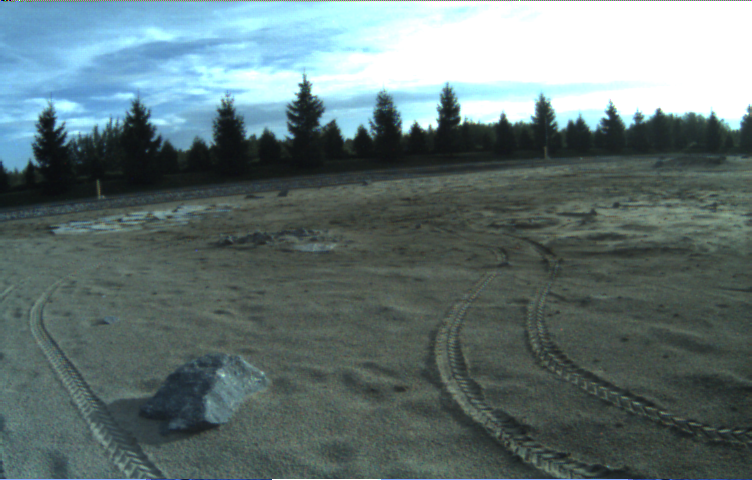
#> input picture data/omni_image0/image.png, 752 x 480 px
$ python preprocessing.py
#> lines starting #> are read from the running program, lines starting #| are printed output that depends on the picture
import cv2 as cv
import numpy as np
import shutil

src = 'C:/Users/skyho/Desktop/YEAR 4/ROB501/Assignments/Project/data/omni_image'
dst = '../data/omni_image'
frame = '/frame000251_2018_09_04_17_44_22_923984.png'

for i in range(0,10):
    shutil.copy2(src+str(i)+frame, dst+str(i)+'/image.png')

print("Copy images completed")

def gamma_trans(img,gamma):
    gamma_table=[np.power(x/255.0,gamma)*255.0 for x in range(256)]#create lookup table
    gamma_table=np.round(np.array(gamma_table)).astype(np.uint8)#intensity is int
    return cv.LUT(img,gamma_table)#image colour lookup table

def get_Gamma_Value(gray_img):
    mean_value = cv.mean(gray_img)

    val = mean_value[0]
    gamma_val = (np.log10(0.5))/(np.log10(val / 255.0))

    return gamma_val

def cam_intrinsics():

    K0 = np.array([[482.047,0,373.237],[0,485.211,211.02],[0,0,1]])
    K1 = np.array([[479.429,0,367.111],[0,482.666,230.626],[0,0,1]])
    K2 = np.array([[483.259,0,340.948],[0,486.027,204.701],[0,0,1]])
    K3 = np.array([[483.895,0,375.161],[0,486.584,220.184],[0,0,1]])
    K4 = np.array([[473.571,0,378.17],[0,477.53,212.577],[0,0,1]])
    K5 = np.array([[473.368,0,371.65],[0,477.558,204.79],[0,0,1]])
    K6 = np.array([[476.784,0,381.798],[0,479.991,205.64],[0,0,1]])
    K7 = np.array([[480.086,0,361.268],[0,483.581,221.179],[0,0,1]])
    K8 = np.array([[478.614,0,377.363],[0,481.574,194.839],[0,0,1]])
    K9 = np.array([[480.918,0,386.897],[0,484.086,206.923],[0,0,1]])

    d0 = np.array([-0.332506,0.154213,-9.5973e-05,-0.000236179,-0.0416498])
    d1 = np.array([-0.334792,0.161382,4.29188e-05,-0.000324466,-0.0476611])

    d3 = np.array([-0.337111,0.160611,0.000146382,0.000406074,-0.0464726])
    d4 = np.array([-0.333605,0.159377,6.11251e-05,4.90177e-05,-0.0460505])
    d5 = np.array([-0.3355,0.162877,4.34759e-05,2.72184e-05,-0.0472616])
    d6 = np.array([-0.334747,0.162797,-0.000305541,0.000163014,-0.0517717])
    d7 = np.array([-0.348515,0.199388,-0.000381909,8.83314e-05,-0.0801161])
    d8 = np.array([-0.333512,0.157163,-8.2852e-06,0.000265461,-0.0447446])
    d9 = np.array([-0.33305,0.156207,-5.95668e-05,0.000376887,-0.0438085])

    return [K0,K1,K1,K3,K4,K5,K6,K7,K8,K9],[d0,d1,d1,d3,d4,d5,d6,d7,d8,d9]

mtx, dist = cam_intrinsics()

for i in range(10):

    img = cv.imread('../data/omni_image'+str(i)+'/image.png')
#> img is the input picture: shape (480, 752, 3); mean B, G, R 117.6, 116.9, 98.9
    h,  w = img.shape[:2]
#> h = 480; w = 752
    ###################################################################################
    # undistort
    # newcameramtx, roi = cv.getOptimalNewCameraMatrix(mtx[i], dist[i], (w,h), 1, (w,h))
    # dst = cv.undistort(img, mtx[i], dist[i], None, newcameramtx)
    # # crop the image
    # x, y, w, h = roi
    # dst = dst[y:y+h, x:x+w]
    # img=cv.resize(dst,(752,480),interpolation=cv.INTER_CUBIC)
    ###################################################################################

    ###################################################################################
    ## Gamma Correction
    gray_img = cv.cvtColor(img,cv.COLOR_BGR2GRAY)
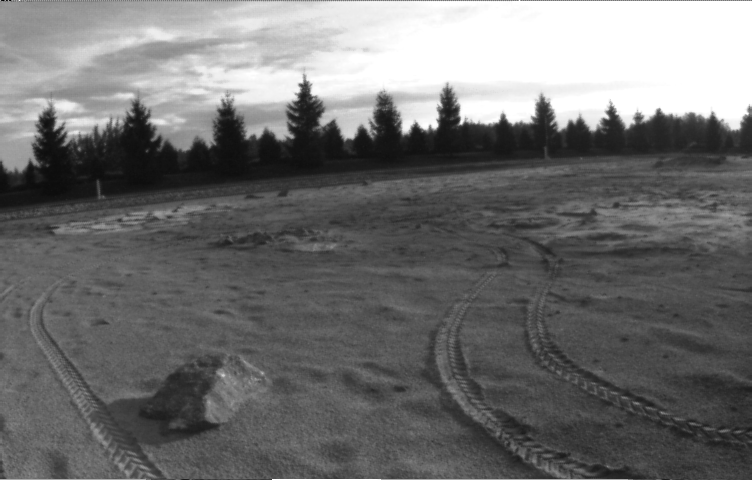
#> gray_img: shape (480, 752); min 1, max 255, mean 111.6
    value_of_gamma= get_Gamma_Value(gray_img)*0.9#get gamma value
#> in get_Gamma_Value, `mean_value = cv.mean(gray_img)`: mean_value = (111.6, 0, 0, 0)
#> in get_Gamma_Value, `val = mean_value[0]`: val = 111.6
#> in get_Gamma_Value, `gamma_val = (np.log10(0.5))/(np.log10(val / 255.0))`: gamma_val = 0.839
#> value_of_gamma = 0.755
    image_gamma_correct=gamma_trans(img,value_of_gamma)#>1 decrease exposure,0<x<1 increase
#> in gamma_trans, `gamma_table=[np.power(x/255.0,gamma)*255.0 for x in range(256)]#create..`: gamma_table = 256 values from 0 to 255
#> in gamma_trans, `return cv.LUT(img,gamma_table)#image colour lookup table`:
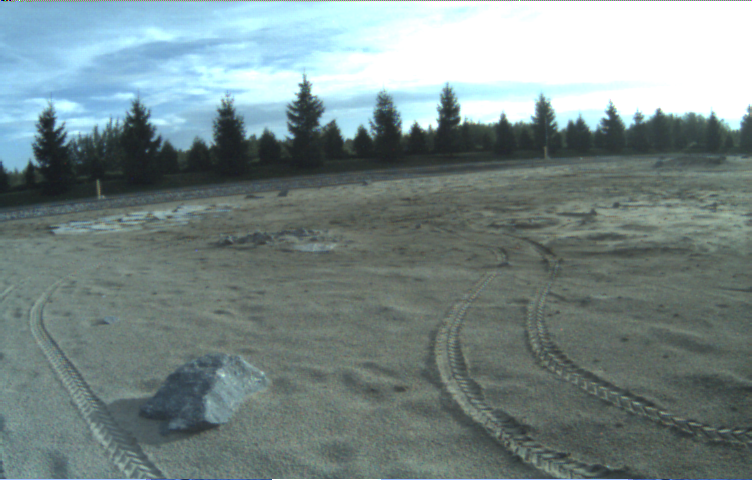
#> returned value: shape (480, 752, 3); mean of channels 0, 1, 2 136.9, 137, 120.4; drawn as B, G, R
    h, w = img.shape[:2]
    cv.imwrite('../data/omni_image'+str(i)+'/image_for_stitching.png',image_gamma_correct[0:h,0:w,:])
    ###################################################################################


    ## Histogram equalization
    # equ = cv.equalizeHist(gray_img)
    # res = np.hstack((gray_img,equ)) #stacking images side-by-side
    # cv.imwrite('./data/omni_image'+str(i)+'/he.png',res[3:h-3,0:w])

    ###################################################################################
    ## adaptive histogram equalization
    clahe = cv.createCLAHE(clipLimit=2.0, tileGridSize=(8,8))
    cl1 = clahe.apply(gray_img)
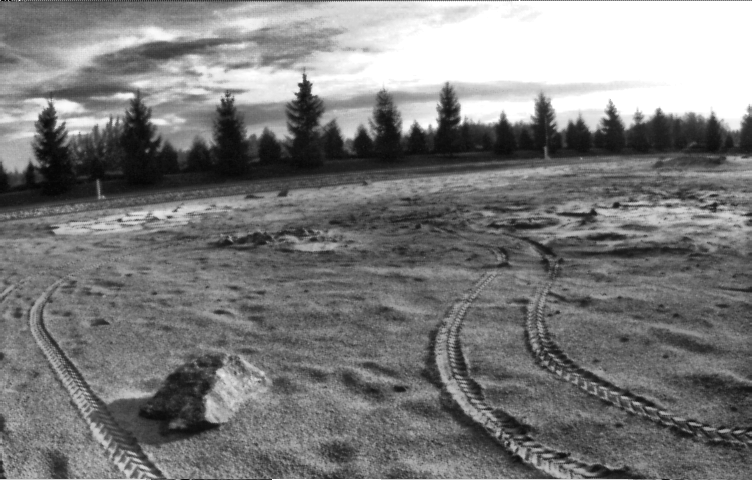
#> cl1: shape (480, 752); min 1, max 255, mean 123.6
    cv.imwrite('../data/omni_image'+str(i)+'/image_for_matching.png',cl1[3:h-3,2:w-2])
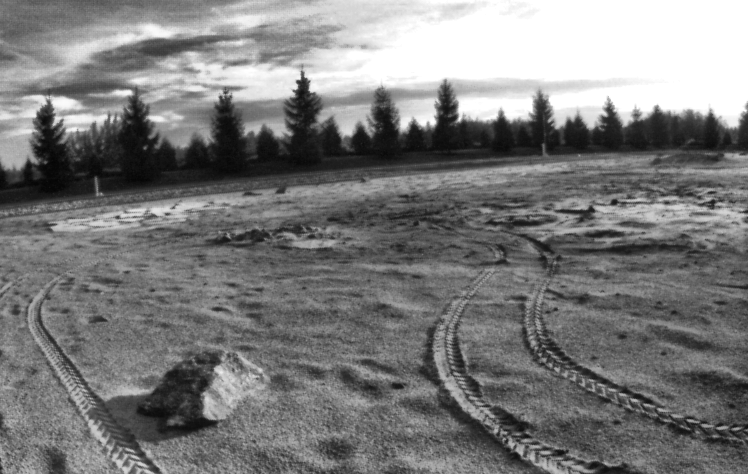
#> saved as image_for_matching.png: shape (474, 748); min 4, max 255, mean 123.4
    ###################################################################################


print('Processing Completed.')
